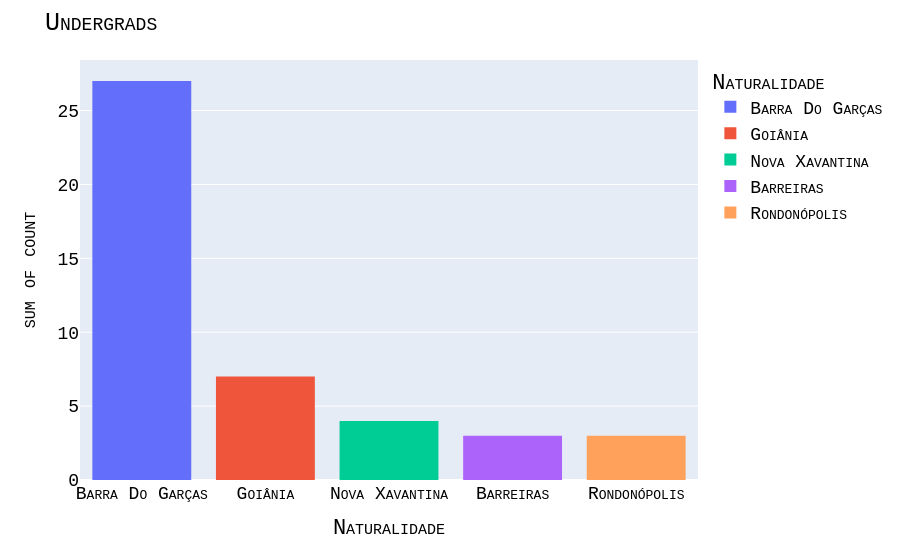

This figure's notebook cell:
### Code cell
x_grouped =  finished.groupby(['Naturalidade']).size().reset_index(name='count').sort_values(by='count', ascending=False)
y_grouped =  dropout.groupby(['Naturalidade']).size().reset_index(name='count').sort_values(by='count', ascending=False)
px.histogram(x_grouped.head(), x='Naturalidade', y='count', color='Naturalidade').update_layout(title={"text": "Undergrads"}, font=my_font).show()
px.histogram(y_grouped.head(), x='Naturalidade', y='count', color='Naturalidade').update_layout(title={"text": "Dropout"}, font=my_font).show()

### Figure 1 — Plotly figure (JSON) as saved in the notebook; plotly's stock layout.template omitted (floating-point values rounded to 4 significant figures)
{"data": [{"bingroup": "x", "histfunc": "sum", "hovertemplate": "Naturalidade=%{x}<br>sum of count=%{y}<extra></extra>", "legendgroup": "Barra Do Garças", "marker": {"color": "#636efa", "pattern": {"shape": ""}}, "name": "Barra Do Garças", "orientation": "v", "showlegend": true, "type": "histogram", "x": ["Barra Do Garças"], "xaxis": "x", "y": [27], "yaxis": "y"}, {"bingroup": "x", "histfunc": "sum", "hovertemplate": "Naturalidade=%{x}<br>sum of count=%{y}<extra></extra>", "legendgroup": "Goiânia", "marker": {"color": "#EF553B", "pattern": {"shape": ""}}, "name": "Goiânia", "orientation": "v", "showlegend": true, "type": "histogram", "x": ["Goiânia"], "xaxis": "x", "y": [7], "yaxis": "y"}, {"bingroup": "x", "histfunc": "sum", "hovertemplate": "Naturalidade=%{x}<br>sum of count=%{y}<extra></extra>", "legendgroup": "Nova Xavantina", "marker": {"color": "#00cc96", "pattern": {"shape": ""}}, "name": "Nova Xavantina", "orientation": "v", "showlegend": true, "type": "histogram", "x": ["Nova Xavantina"], "xaxis": "x", "y": [4], "yaxis": "y"}, {"bingroup": "x", "histfunc": "sum", "hovertemplate": "Naturalidade=%{x}<br>sum of count=%{y}<extra></extra>", "legendgroup": "Barreiras", "marker": {"color": "#ab63fa", "pattern": {"shape": ""}}, "name": "Barreiras", "orientation": "v", "showlegend": true, "type": "histogram", "x": ["Barreiras"], "xaxis": "x", "y": [3], "yaxis": "y"}, {"bingroup": "x", "histfunc": "sum", "hovertemplate": "Naturalidade=%{x}<br>sum of count=%{y}<extra></extra>", "legendgroup": "Rondonópolis", "marker": {"color": "#FFA15A", "pattern": {"shape": ""}}, "name": "Rondonópolis", "orientation": "v", "showlegend": true, "type": "histogram", "x": ["Rondonópolis"], "xaxis": "x", "y": [3], "yaxis": "y"}], "layout": {"barmode": "relative", "font": {"color": "Black", "family": "Courier New, monospace", "size": 18, "variant": "small-caps"}, "legend": {"title": {"text": "Naturalidade"}, "tracegroupgap": 0}, "margin": {"t": 60}, "title": {"text": "Undergrads"}, "xaxis": {"anchor": "y", "categoryarray": ["Barra Do Garças", "Goiânia", "Nova Xavantina", "Barreiras", "Rondonópolis"], "categoryorder": "array", "domain": [0, 1], "title": {"text": "Naturalidade"}}, "yaxis": {"anchor": "x", "domain": [0, 1], "title": {"text": "sum of count"}}}}
